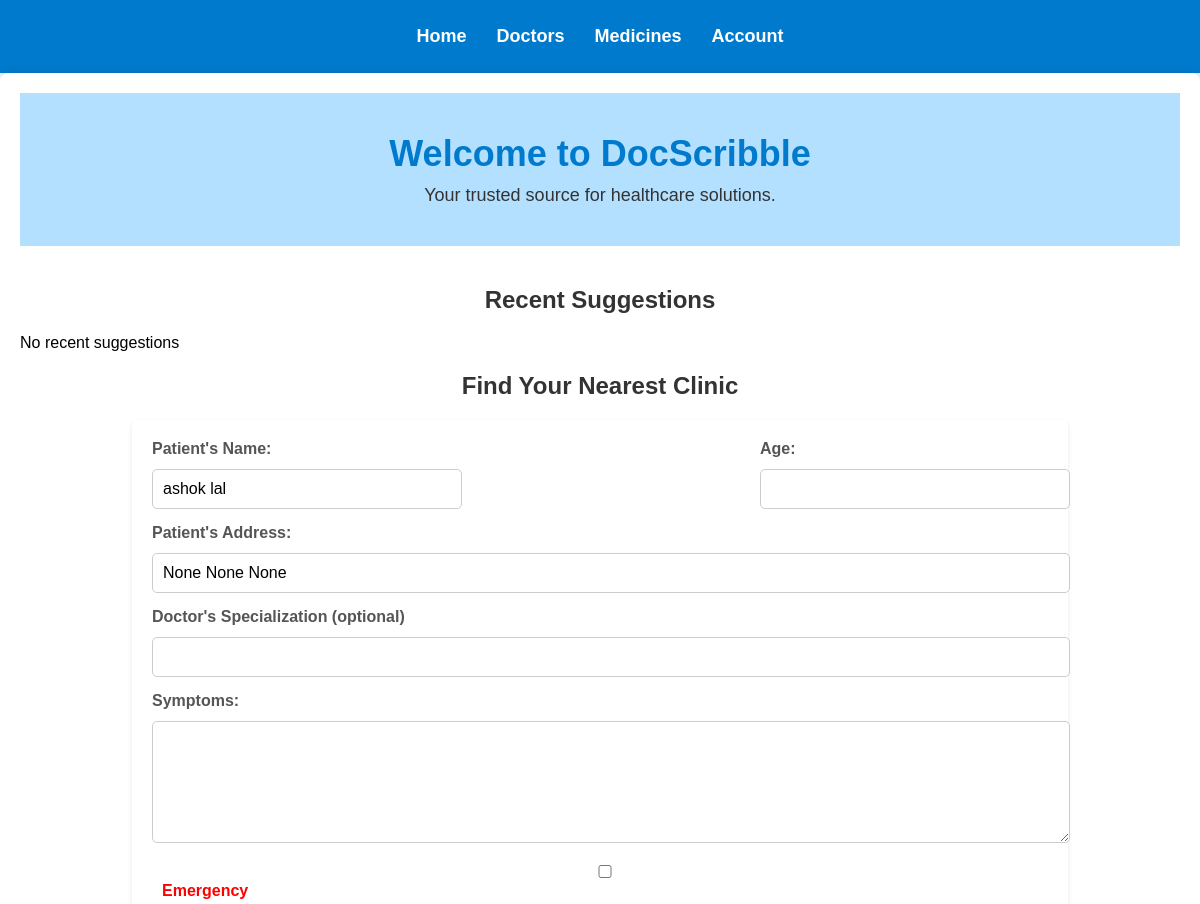
The page / (signed in, upper part) on the database as committed earlier.
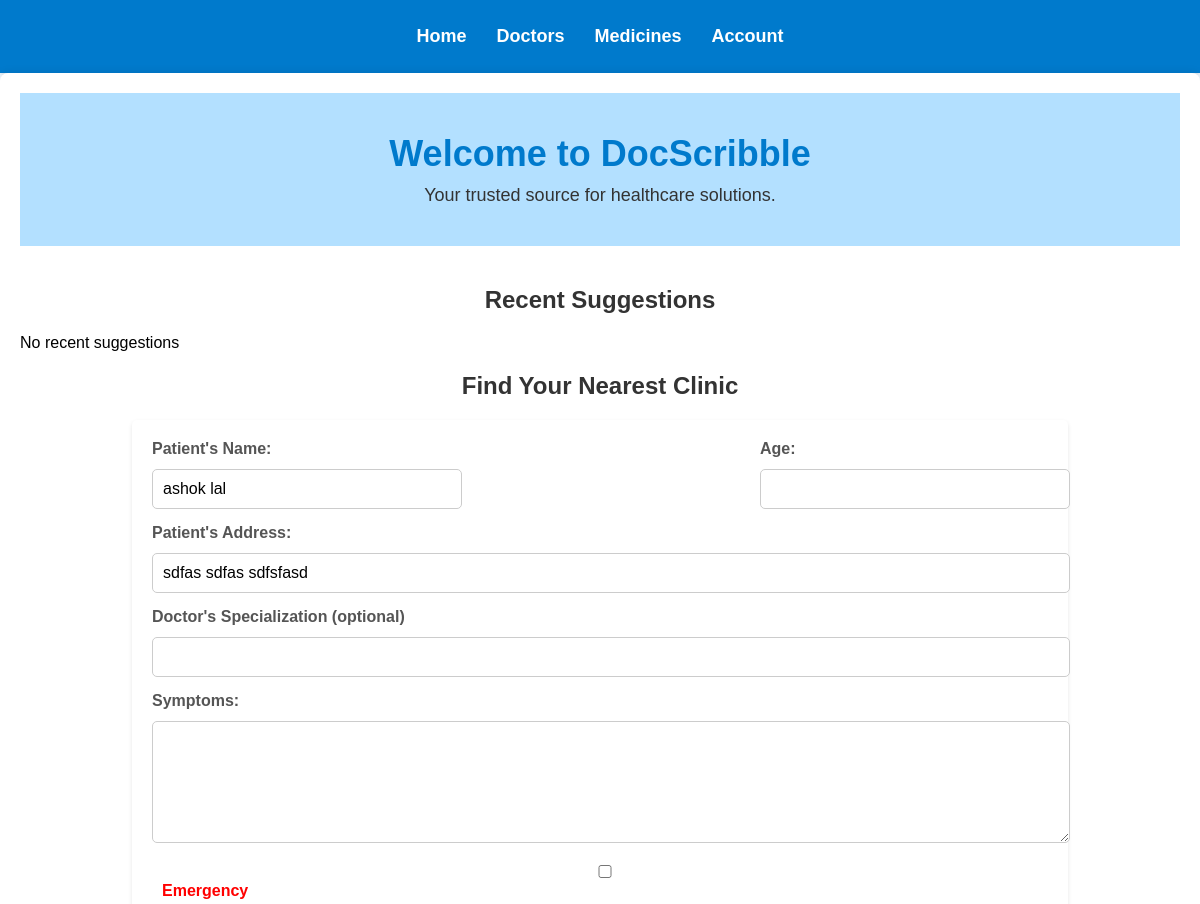
The same page on the database as committed later.
### client/models.py (models this page shows)
class Client(models.Model):
    user = models.ForeignKey(User, on_delete=models.DO_NOTHING, null=True, blank=True)
    phone = models.IntegerField(blank=True, null=True)
    state = models.CharField(max_length=200, blank=True, null=True)
    city = models.CharField(max_length=200, blank=True, null=True)
    pincode = models.IntegerField(blank=True, null=True)
    area = models.CharField(max_length=200, blank=True, null=True)
    dob = models.DateField(blank=True, null=True)

### docmed/urls.py (the view, shortened to what this page needs)
# urls.py: 2. Add a URL to urlpatterns:  path('', views.home, name='home')
def home(request):
    docs = Doctor.objects.all()[0:4]
    meds = Medicen.objects.all()[0:4]
    try:
        client = Client.objects.get(user=request.user)
        docsuggests = Docsuggest.objects.filter(client=client)
    except:
        client = None
        docsuggests = None
    con = {
        'docs':docs,
        'meds':meds,
        'client':client,
        'docsuggests': docsuggests,
    }
    return render(request,'home.html',con)

### templates/home.html (shortened to what this page needs)
{% extends 'main.html' %}
{% load static %}
{% block content %}
<div class="container">
    <div class="section welcome-section">
        <h1>Welcome to DocScribble</h1>
        <p>Your trusted source for healthcare solutions.</p>
    </div>
    <div class="sidebar">
        <h2>Recent Suggestions</h2>
        {% if docsuggests %}
            <ul>
                {% for docsug in docsuggests %}
                    <li><h3><a href="{% url 'conc' %}">Doctor's Suggestion {{ forloop.counter }}</a></h3></li>
                {% endfor %}
            </ul>
        {% else %}
            <p>No recent suggestions</p>
        {% endif %}
    </div>
    <h2>Find Your Nearest Clinic</h2>
    <form method="post">
        <div class="form-group patient-row">
            <div class="patient-name">
                <label for="patient-name">Patient's Name:</label>
                <input type="text" id="patient-name" value="{{client.user.first_name}} {{client.user.last_name}}" name="pname" required>
            </div>
            <div class="patient-name">
                <label for="patient-age">Age:</label>
                <input type="number" id="patient-age" value="{{client.dob}}" name="page" required>
            </div>
        </div>
        <div class="form-group">
            <label for="patient-address">Patient's Address:</label>
            <input type="text" id="patient-address" value="{{client.area}} {{client.city}} {{client.state}}" placeholder="{{client.area}} {{client.city}} {{client.state}}" name="paddr" required>
        </div>
        <div class="form-group">
            <label for="doctor-specialization">Doctor's Specialization (optional)</label>
            <input type="text" id="doctor-specialization" name="dspec">
        </div>
        <div class="form-group">
            <label for="patient-symptoms">Symptoms:</label>
            <textarea id="patient-symptoms" name="psymptom" required></textarea>
        </div>
        <div class="form-group">
            <input type="checkbox" id="emergency" name="emergency" value="True">
            <label class="checkbox-label" for="emergency">Emergency</label>
        </div>
    </form>
</div>
{% endblock content %}

Rows that differ between the two databases and show on the page:
changed Client "ashok lal": paddr "None None None" → "sdfas sdfas sdfsfasd"
